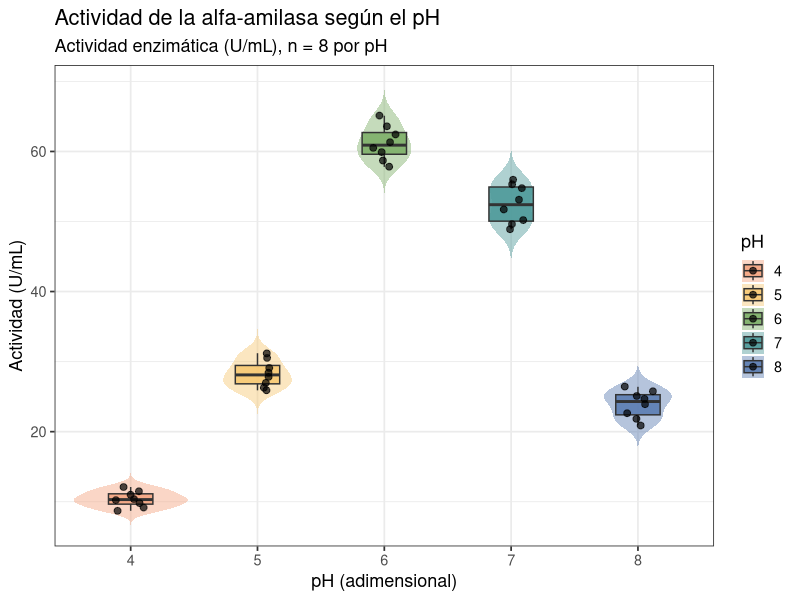
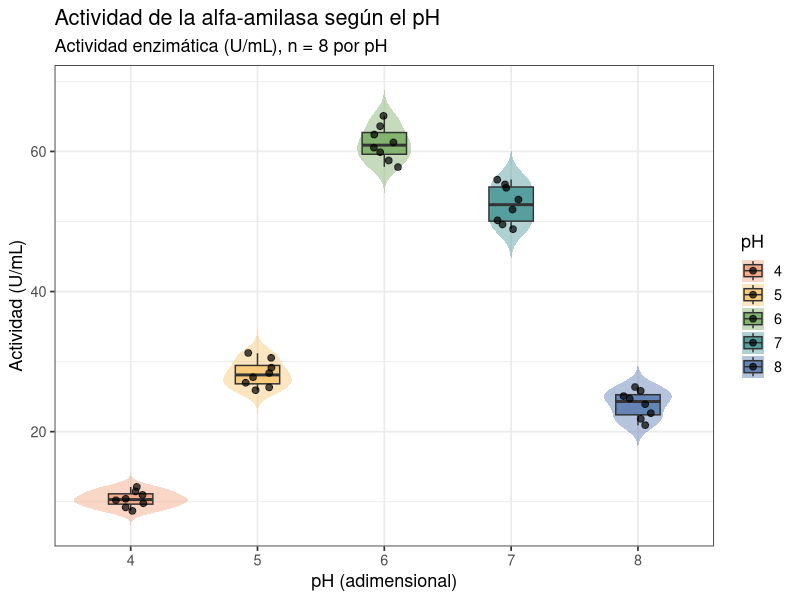

R code for these plots, in order:
# ==========================================================================
# Ejercicio 05. Caja y violín: actividad de la alfa-amilasa según el pH
# (gráfico de caja con violín para comparar distribuciones entre grupos)
# ==========================================================================
# Autor: Dr. José Juan Torres Martínez
# Docente de Ciencias Químicas
# Universidad Autónoma de San Luis Potosí (UASLP)
# México
#
# Material académico para estudiantes
# Serie "ggplot" — Ejercicio 05
#
# Descripción: Un ejercicio con gráficos de caja y de violín de la
#   familia de gráficos de https://r-graph-gallery.com/ (sección
#   Distribution). Usamos mediciones reales de la actividad de la
#   alfa-amilasa, una enzima que rompe el almidón, medida a cinco valores
#   de pH. Todo se calcula de cero: los datos van primero como mediciones
#   reales (CSV) y cada valor (mediana, cuartiles, rango intercuartílico,
#   media y desviación estándar por pH) se deriva de los datos.
#
# La alfa-amilasa y el pH: la actividad de una enzima depende del pH del
#   medio porque el pH cambia la carga de los aminoácidos del sitio
#   activo. Cada enzima tiene un pH óptimo, donde trabaja más rápido; a
#   pH muy ácido o muy básico la actividad cae. Un gráfico de caja muestra
#   esa comparación entre grupos: en cada pH se ve dónde está el centro
#   de las mediciones (la mediana), cuánto se dispersan (la caja y los
#   bigotes) y si hay valores apartados. El violín muestra la forma de la
#   distribución: dónde se concentran las mediciones de cada grupo.
#
# Datos: datos_actividad_amilasa_ph.csv — actividad de la alfa-amilasa
#   (U/mL) medida a pH 4.0, 5.0, 6.0, 7.0 y 8.0, n = 8 réplicas por pH.
#   La actividad se midió a 37 °C con almidón soluble como sustrato y se
#   expresa en unidades por mililitro (U/mL): una unidad (U) es la
#   cantidad de enzima que libera un micromol de producto por minuto.
#   El pH es adimensional: es el logaritmo negativo de la concentración
#   de iones hidrógeno, por eso no lleva unidades.
#
# Objetivos de aprendizaje:
#   - Hacer un gráfico de caja con ggplot2 para comparar la distribución
#     de una variable entre varios grupos.
#   - Añadir el violín para ver la forma de la distribución de cada
#     grupo y los puntos de las réplicas medidas.
#   - Calcular la mediana, los cuartiles y el rango intercuartílico por
#     grupo y leerlos directamente en la caja del gráfico.
#
# Requisitos: tidyverse.
#   Instálalo con: install.packages("tidyverse")
# ==========================================================================

# --------------------------------------------------------------------------
# 1. Cargar paquetes
# --------------------------------------------------------------------------
# Fijar codificación UTF-8 para que los acentos (ó, í) se dibujen bien en
# el gráfico. Si el sistema no tiene esa locale, no pasa nada: se sigue con
# la locale que ya tenga.
suppressWarnings(try(Sys.setlocale("LC_ALL", "C.UTF-8"), silent = TRUE))

library(tidyverse)

# --------------------------------------------------------------------------
# 2. Leer los datos (mediciones reales, formato largo)
# --------------------------------------------------------------------------
datos <- read_csv("datos_actividad_amilasa_ph.csv", show_col_types = FALSE)

# Revisar los datos
glimpse(datos)
summary(datos$actividad_U_mL)

# El pH es una variable de grupo en este ejercicio: cada pH es una
# categoría con sus ocho réplicas. Se convierte a factor para que el
# gráfico ordene los grupos de pH 4.0 a pH 8.0.
datos$ph <- factor(datos$ph, levels = c("4", "5", "6", "7", "8"))

# --------------------------------------------------------------------------
# 3. Resumen por pH (todo calculado de los datos)
# --------------------------------------------------------------------------
# La mediana es el valor central de las ocho réplicas de cada pH: la
# mitad de las mediciones queda por arriba y la mitad por abajo. El
# primer cuartil (Q1) es el valor por debajo del cual queda el 25 % de
# las mediciones y el tercer cuartil (Q3) el valor por debajo del cual
# queda el 75 %. El rango intercuartílico (RIQ) es Q3 menos Q1 y mide la
# dispersión de la mitad central de los datos: es la altura de la caja
# del gráfico.

resumen <- datos %>%
  group_by(ph) %>%
  summarise(
    n = n(),
    media = mean(actividad_U_mL),
    mediana = median(actividad_U_mL),
    q1 = quantile(actividad_U_mL, 0.25),
    q3 = quantile(actividad_U_mL, 0.75),
    minimo = min(actividad_U_mL),
    maximo = max(actividad_U_mL),
    desviacion = sd(actividad_U_mL),
    .groups = "drop"
  ) %>%
  mutate(riq = q3 - q1)

print(resumen)

# --------------------------------------------------------------------------
# 4. pH óptimo y comparación entre extremos (calculados de los datos)
# --------------------------------------------------------------------------
# El pH óptimo es el pH cuya mediana de actividad es la más alta de los
# cinco grupos. La comparación entre extremos es la mediana del pH
# óptimo dividida entre la mediana del pH con menos actividad: dice
# cuántas veces más activa es la enzima en su óptimo que en el peor pH.

ph_optimo <- resumen %>% filter(mediana == max(mediana)) %>% pull(ph)
mediana_optimo <- resumen %>% filter(ph == ph_optimo) %>% pull(mediana)
ph_minimo <- resumen %>% filter(mediana == min(mediana)) %>% pull(ph)
mediana_minimo <- resumen %>% filter(ph == ph_minimo) %>% pull(mediana)
veces <- mediana_optimo / mediana_minimo

print(paste0("pH optimo (mayor mediana) = pH ", ph_optimo, " (mediana ", round(mediana_optimo, 1), " U/mL)"))
print(paste0("pH con menor actividad = pH ", ph_minimo, " (mediana ", round(mediana_minimo, 1), " U/mL)"))
print(paste0("La enzima es ", round(veces, 1), " veces mas activa en su pH optimo que a pH ", ph_minimo))

# --------------------------------------------------------------------------
# 5. Gráfico de caja y violín: actividad por pH
# --------------------------------------------------------------------------
# El violín muestra la forma de la distribución de cada grupo: es ancho
# donde se concentran las mediciones y angosto donde hay pocas. La caja
# marca la mitad central de los datos: la línea gruesa de en medio es la
# mediana, los bordes de la caja son el primer y el tercer cuartil, y los
# bigotes llegan hasta la medición más alejada que todavía queda dentro
# de 1.5 veces el rango intercuartílico. Los puntos son las ocho
# réplicas medidas en cada pH.

grafica_caja <- ggplot(datos, aes(x = ph, y = actividad_U_mL, fill = ph)) +
  geom_violin(trim = FALSE, alpha = 0.45, color = NA) +
  geom_boxplot(width = 0.35, outlier.shape = 21, outlier.size = 2.5,
               outlier.fill = "white", alpha = 0.9) +
  geom_jitter(width = 0.12, size = 2, alpha = 0.7, color = "black") +
  scale_fill_manual(values = c("4" = "#F4A582", "5" = "#F7C873",
                               "6" = "#7FB069", "7" = "#4E9A9A",
                               "8" = "#5B7DB1")) +
  labs(
    x = "pH (adimensional)",
    y = "Actividad (U/mL)",
    fill = "pH",
    title = "Actividad de la alfa-amilasa según el pH",
    subtitle = "Actividad enzimática (U/mL), n = 8 por pH"
  ) +
  theme_bw(base_size = 13)

print(grafica_caja)
ggsave("05_caja_violin_actividad_amilasa_ph.png", grafica_caja, width = 8, height = 5, dpi = 300)

# --------------------------------------------------------------------------
# Interpretación: gráfico de caja y violín (comparación entre grupos)
# --------------------------------------------------------------------------
# - Eje X: pH, adimensional (el pH es el logaritmo negativo de la
#   concentración de iones hidrógeno, por eso no lleva unidades). Cada
#   grupo es un valor de pH: 4.0, 5.0, 6.0, 7.0 y 8.0.
# - Eje Y: actividad de la alfa-amilasa en unidades por mililitro
#   (U/mL). Una unidad (U) es la cantidad de enzima que libera un
#   micromol de producto por minuto.
# - Lo que se aprecia: la actividad sube con el pH hasta un máximo y
#   luego baja. La caja de pH 6.0 está más alta que todas: mediana 60.9
#   U/mL, con la mitad central de las réplicas entre 59.6 y 62.7 U/mL.
#   A pH 7.0 la actividad sigue alta (mediana 52.4 U/mL) y a pH 5.0 ya
#   baja a 28.1 U/mL. En los extremos la actividad es mucho menor: a pH
#   4.0 la mediana es 10.3 U/mL y a pH 8.0 es 24.3 U/mL. Los violines
#   son simétricos y las cajas estrechas, así que las réplicas de cada
#   pH coinciden entre sí; no hay puntos fuera de los bigotes, es decir,
#   no hay valores apartados en ningún grupo.
# - Qué significa: el pH óptimo de esta alfa-amilasa está cerca de pH
#   6.0, donde la enzima es 5.9 veces más activa que a pH 4.0. Lejos del
#   óptimo, a pH ácido o básico, la actividad cae porque el pH cambia la
#   carga de los aminoácidos del sitio activo y la enzima ya no se une
#   igual al almidón. El rango de actividad total va de 8.7 a 65.1 U/mL.

# --------------------------------------------------------------------------
# Qué aprendimos
# --------------------------------------------------------------------------
# - El gráfico de caja compara la distribución de una variable entre
#   varios grupos: aquí, la actividad de la alfa-amilasa a cinco valores
#   de pH. La línea de en medio de cada caja es la mediana, los bordes
#   son el primer y el tercer cuartil, y la altura de la caja es el
#   rango intercuartílico, la dispersión de la mitad central de los
#   datos.
# - El violín añade la forma de la distribución: es ancho donde se
#   concentran las mediciones. Junto con los puntos de las réplicas, se
#   ve de un vistazo si los datos de cada grupo están juntos o
#   dispersos y si hay valores apartados fuera de los bigotes.
# - La mediana y los cuartiles se calculan de los datos y se leen
#   directamente en la caja: en este ejercicio el pH óptimo es pH 6.0
#   porque su caja está más alta que las demás, con mediana 60.9 U/mL.
# - Cuando los grupos se ordenan por una variable (el pH), el gráfico de
#   caja muestra el patrón completo: la actividad sube hasta el óptimo
#   y luego baja, en lugar de comparar solo dos valores sueltos.
